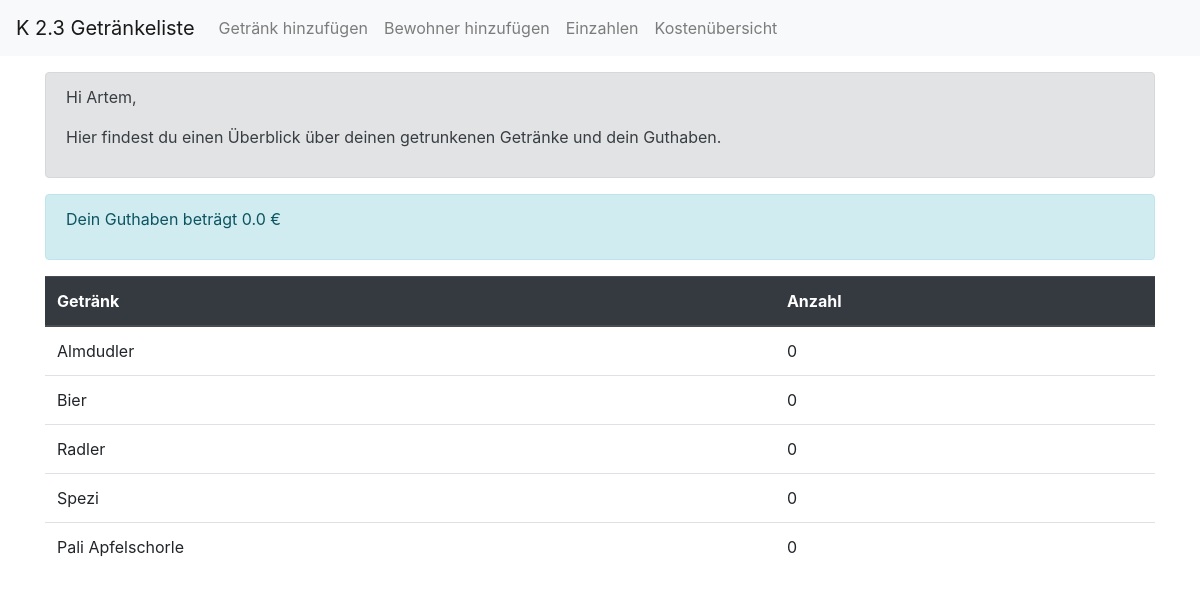
The app's page /drinkcounter/details/19/, older data.
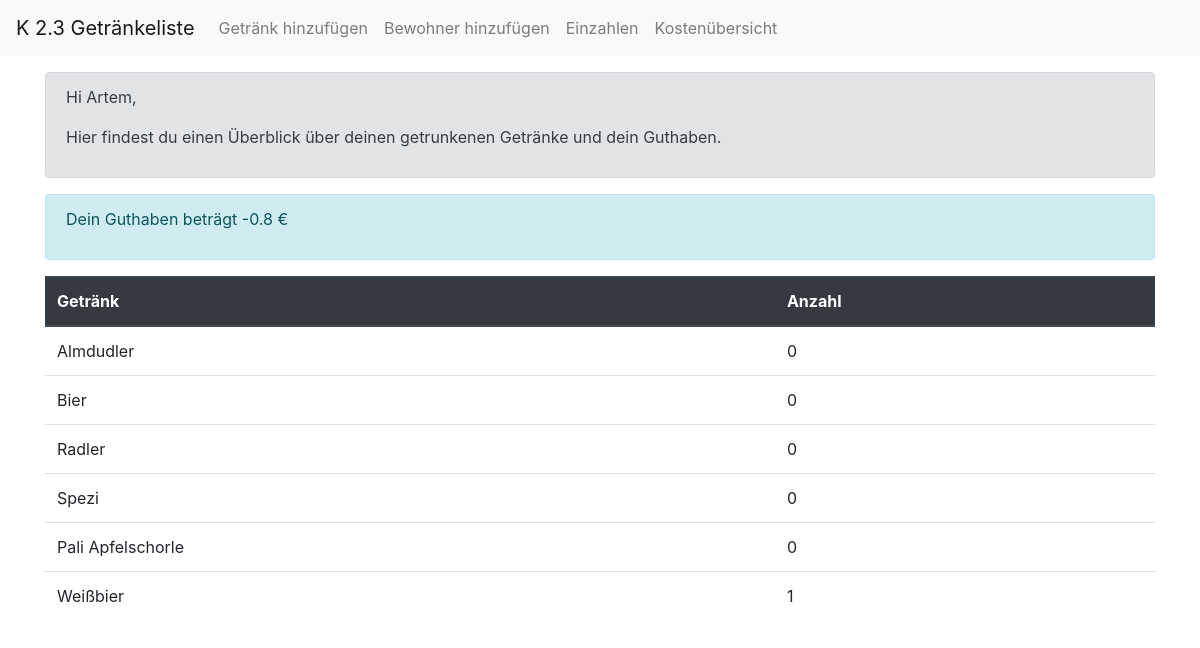
The same page, newer data.
### drinkcounter/models.py (models this page shows, shortened)
class Resident(models.Model):
    class Meta:
        verbose_name = 'Resident'
        verbose_name_plural = 'Residents'
    room_number = models.IntegerField()
    name = models.CharField(max_length=50)
    moved_out = models.BooleanField(default=False)
    credit = models.FloatField(default=0)
    def calculateConsumptionPerResident(self):
        """
        Calculate how much each beverages each resident consumes
        """
        return Consumption.objects.filter(resident=self).count()
    consumption_count = property(calculateConsumptionPerResident)

class Beverage(models.Model):
    class Meta:
        verbose_name = 'Beverage'
        verbose_name_plural = 'Beverages'
    name = models.CharField(max_length=50)
    price = models.FloatField()
    def calculateConsumptionPerBeverage(self):
        """
        Calculate how much each beverage is consumed
        """
        return Consumption.objects.filter(beverage=self).count()
    consumption_count = property(calculateConsumptionPerBeverage)

### drinkcounter/views.py (the view)
# urls.py: path('details/<int:resident_id>/', DetailedView.as_view(), name='DetailedView'),
class DetailedView(TemplateView):
    template_name = 'drinkcounter/details.html'
    def get(self, request, resident_id):
        resident = get_object_or_404(Resident, pk=resident_id)
        beverages = Beverage.objects.all()
        consumption = Consumption.objects.filter(resident=resident)
        filtered_consumption = dict()
        for beverage in beverages:
            consumption_count = consumption.filter(beverage=beverage.id).count()
            filtered_consumption[beverage.name] = consumption_count
        context = {
            'resident': resident,
            'filtered_consumption': filtered_consumption,
            'credit': resident.credit,
        }
        return render(request, self.template_name, context=context)

### drinkcounter/templates/drinkcounter/details.html (shortened to what this page needs)
{% extends "navbar.html" %}
{% block content %}
<div class="container mt-3">
    <div class="row justify-content-center">
        <div class="col">
            <div class="alert alert-secondary text-justify text-wrap" role="alert">
                <p>Hi {{resident.name}},</p>
                <p>Hier findest du einen Überblick über deinen getrunkenen Getränke und dein Guthaben.</p>
            </div>
        </div>
    </div>
    <div class="row justify-content-center">
        <div class="col">
            <div class="alert alert-info text-justify text-wrap" role="alert">
                <p>Dein Guthaben beträgt {{ resident.credit }} €</p>
            </div>
        </div>
    </div>
    <div class="row justify-content-center">
        <div class="col">
            <table class="table">
                <thead class="thead-dark">
                    <tr>
                        <th scope="col">Getränk</th>
                        <th scope="col">Anzahl</th>
                    </tr>
                </thead>
                <tbody>
                    {% for key, value in filtered_consumption.items %}
                    <tr>
                        <td>{{ key }}</td>
                        <td>{{ value }}</td>
                    </tr>
                    {% endfor %}
                </tbody>
                </table>
        </div>
    </div>
</div>
{% endblock %}

Row changes from the older to the newer data that the page shows:
changed Resident "Artem": credit "0.0" → "-0.8"
added Beverage: filtered_consumption "Weißbier"
Text that changed along with them:
new list line: "1"
